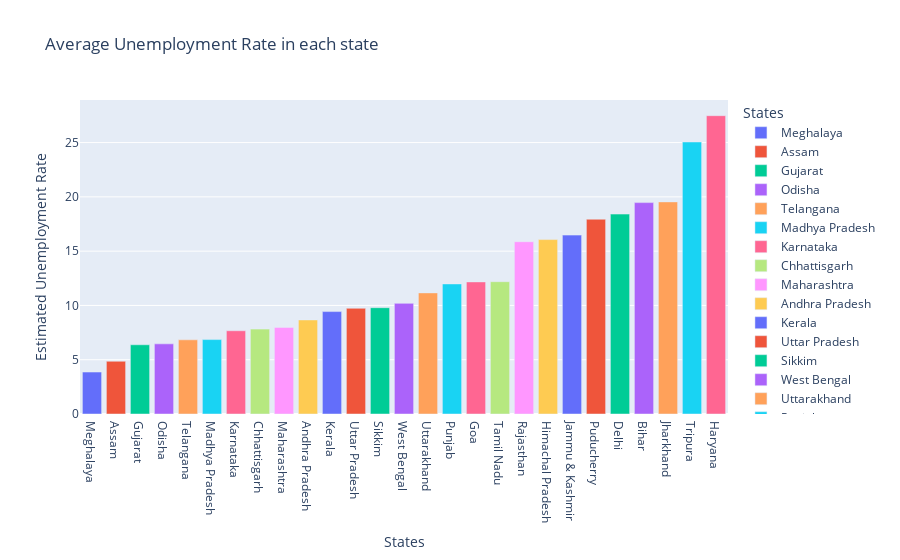

Here is the notebook cell this chart was saved with:
### Code cell
# Create a bar chart of average unemployment rate by state

plot_ump = df[['Estimated Unemployment Rate', 'States']]
df_unemp = plot_ump.groupby('States').mean().reset_index()
df_unemp = df_unemp.sort_values('Estimated Unemployment Rate')
fig = px.bar(df_unemp, x='States', y='Estimated Unemployment Rate', color='States',
             title='Average Unemployment Rate in each state', template='plotly')
fig.show()

### Figure 1 — Plotly figure (JSON) as saved in the notebook; plotly's stock layout.template omitted (floating-point values rounded to 4 significant figures)
{"data": [{"alignmentgroup": "True", "hovertemplate": "States=%{x}<br>Estimated Unemployment Rate=%{y}<extra></extra>", "legendgroup": "Meghalaya", "marker": {"color": "#636efa", "pattern": {"shape": ""}}, "name": "Meghalaya", "offsetgroup": "Meghalaya", "orientation": "v", "showlegend": true, "textposition": "auto", "type": "bar", "x": ["Meghalaya"], "xaxis": "x", "y": [3.866], "yaxis": "y"}, {"alignmentgroup": "True", "hovertemplate": "States=%{x}<br>Estimated Unemployment Rate=%{y}<extra></extra>", "legendgroup": "Assam", "marker": {"color": "#EF553B", "pattern": {"shape": ""}}, "name": "Assam", "offsetgroup": "Assam", "orientation": "v", "showlegend": true, "textposition": "auto", "type": "bar", "x": ["Assam"], "xaxis": "x", "y": [4.856], "yaxis": "y"}, {"alignmentgroup": "True", "hovertemplate": "States=%{x}<br>Estimated Unemployment Rate=%{y}<extra></extra>", "legendgroup": "Gujarat", "marker": {"color": "#00cc96", "pattern": {"shape": ""}}, "name": "Gujarat", "offsetgroup": "Gujarat", "orientation": "v", "showlegend": true, "textposition": "auto", "type": "bar", "x": ["Gujarat"], "xaxis": "x", "y": [6.376], "yaxis": "y"}, {"alignmentgroup": "True", "hovertemplate": "States=%{x}<br>Estimated Unemployment Rate=%{y}<extra></extra>", "legendgroup": "Odisha", "marker": {"color": "#ab63fa", "pattern": {"shape": ""}}, "name": "Odisha", "offsetgroup": "Odisha", "orientation": "v", "showlegend": true, "textposition": "auto", "type": "bar", "x": ["Odisha"], "xaxis": "x", "y": [6.462], "yaxis": "y"}, {"alignmentgroup": "True", "hovertemplate": "States=%{x}<br>Estimated Unemployment Rate=%{y}<extra></extra>", "legendgroup": "Telangana", "marker": {"color": "#FFA15A", "pattern": {"shape": ""}}, "name": "Telangana", "offsetgroup": "Telangana", "orientation": "v", "showlegend": true, "textposition": "auto", "type": "bar", "x": ["Telangana"], "xaxis": "x", "y": [6.833], "yaxis": "y"}, {"alignmentgroup": "True", "hovertemplate": "States=%{x}<br>Estimated Unemployment Rate=%{y}<extra></extra>", "legendgroup": "Madhya Pradesh", "marker": {"color": "#19d3f3", "pattern": {"shape": ""}}, "name": "Madhya Pradesh", "offsetgroup": "Madhya Pradesh", "orientation": "v", "showlegend": true, "textposition": "auto", "type": "bar", "x": ["Madhya Pradesh"], "xaxis": "x", "y": [6.854], "yaxis": "y"}, {"alignmentgroup": "True", "hovertemplate": "States=%{x}<br>Estimated Unemployment Rate=%{y}<extra></extra>", "legendgroup": "Karnataka", "marker": {"color": "#FF6692", "pattern": {"shape": ""}}, "name": "Karnataka", "offsetgroup": "Karnataka", "orientation": "v", "showlegend": true, "textposition": "auto", "type": "bar", "x": ["Karnataka"], "xaxis": "x", "y": [7.668], "yaxis": "y"}, {"alignmentgroup": "True", "hovertemplate": "States=%{x}<br>Estimated Unemployment Rate=%{y}<extra></extra>", "legendgroup": "Chhattisgarh", "marker": {"color": "#B6E880", "pattern": {"shape": ""}}, "name": "Chhattisgarh", "offsetgroup": "Chhattisgarh", "orientation": "v", "showlegend": true, "textposition": "auto", "type": "bar", "x": ["Chhattisgarh"], "xaxis": "x", "y": [7.819], "yaxis": "y"}, {"alignmentgroup": "True", "hovertemplate": "States=%{x}<br>Estimated Unemployment Rate=%{y}<extra></extra>", "legendgroup": "Maharashtra", "marker": {"color": "#FF97FF", "pattern": {"shape": ""}}, "name": "Maharashtra", "offsetgroup": "Maharashtra", "orientation": "v", "showlegend": true, "textposition": "auto", "type": "bar", "x": ["Maharashtra"], "xaxis": "x", "y": [7.979], "yaxis": "y"}, {"alignmentgroup": "True", "hovertemplate": "States=%{x}<br>Estimated Unemployment Rate=%{y}<extra></extra>", "legendgroup": "Andhra Pradesh", "marker": {"color": "#FECB52", "pattern": {"shape": ""}}, "name": "Andhra Pradesh", "offsetgroup": "Andhra Pradesh", "orientation": "v", "showlegend": true, "textposition": "auto", "type": "bar", "x": ["Andhra Pradesh"], "xaxis": "x", "y": [8.664], "yaxis": "y"}, {"alignmentgroup": "True", "hovertemplate": "States=%{x}<br>Estimated Unemployment Rate=%{y}<extra></extra>", "legendgroup": "Kerala", "marker": {"color": "#636efa", "pattern": {"shape": ""}}, "name": "Kerala", "offsetgroup": "Kerala", "orientation": "v", "showlegend": true, "textposition": "auto", "type": "bar", "x": ["Kerala"], "xaxis": "x", "y": [9.434], "yaxis": "y"}, {"alignmentgroup": "True", "hovertemplate": "States=%{x}<br>Estimated Unemployment Rate=%{y}<extra></extra>", "legendgroup": "Uttar Pradesh", "marker": {"color": "#EF553B", "pattern": {"shape": ""}}, "name": "Uttar Pradesh", "offsetgroup": "Uttar Pradesh", "orientation": "v", "showlegend": true, "textposition": "auto", "type": "bar", "x": ["Uttar Pradesh"], "xaxis": "x", "y": [9.737], "yaxis": "y"}, {"alignmentgroup": "True", "hovertemplate": "States=%{x}<br>Estimated Unemployment Rate=%{y}<extra></extra>", "legendgroup": "Sikkim", "marker": {"color": "#00cc96", "pattern": {"shape": ""}}, "name": "Sikkim", "offsetgroup": "Sikkim", "orientation": "v", "showlegend": true, "textposition": "auto", "type": "bar", "x": ["Sikkim"], "xaxis": "x", "y": [9.793], "yaxis": "y"}, {"alignmentgroup": "True", "hovertemplate": "States=%{x}<br>Estimated Unemployment Rate=%{y}<extra></extra>", "legendgroup": "West Bengal", "marker": {"color": "#ab63fa", "pattern": {"shape": ""}}, "name": "West Bengal", "offsetgroup": "West Bengal", "orientation": "v", "showlegend": true, "textposition": "auto", "type": "bar", "x": ["West Bengal"], "xaxis": "x", "y": [10.19], "yaxis": "y"}, {"alignmentgroup": "True", "hovertemplate": "States=%{x}<br>Estimated Unemployment Rate=%{y}<extra></extra>", "legendgroup": "Uttarakhand", "marker": {"color": "#FFA15A", "pattern": {"shape": ""}}, "name": "Uttarakhand", "offsetgroup": "Uttarakhand", "orientation": "v", "showlegend": true, "textposition": "auto", "type": "bar", "x": ["Uttarakhand"], "xaxis": "x", "y": [11.16], "yaxis": "y"}, {"alignmentgroup": "True", "hovertemplate": "States=%{x}<br>Estimated Unemployment Rate=%{y}<extra></extra>", "legendgroup": "Punjab", "marker": {"color": "#19d3f3", "pattern": {"shape": ""}}, "name": "Punjab", "offsetgroup": "Punjab", "orientation": "v", "showlegend": true, "textposition": "auto", "type": "bar", "x": ["Punjab"], "xaxis": "x", "y": [11.98], "yaxis": "y"}, {"alignmentgroup": "True", "hovertemplate": "States=%{x}<br>Estimated Unemployment Rate=%{y}<extra></extra>", "legendgroup": "Goa", "marker": {"color": "#FF6692", "pattern": {"shape": ""}}, "name": "Goa", "offsetgroup": "Goa", "orientation": "v", "showlegend": true, "textposition": "auto", "type": "bar", "x": ["Goa"], "xaxis": "x", "y": [12.17], "yaxis": "y"}, {"alignmentgroup": "True", "hovertemplate": "States=%{x}<br>Estimated Unemployment Rate=%{y}<extra></extra>", "legendgroup": "Tamil Nadu", "marker": {"color": "#B6E880", "pattern": {"shape": ""}}, "name": "Tamil Nadu", "offsetgroup": "Tamil Nadu", "orientation": "v", "showlegend": true, "textposition": "auto", "type": "bar", "x": ["Tamil Nadu"], "xaxis": "x", "y": [12.19], "yaxis": "y"}, {"alignmentgroup": "True", "hovertemplate": "States=%{x}<br>Estimated Unemployment Rate=%{y}<extra></extra>", "legendgroup": "Rajasthan", "marker": {"color": "#FF97FF", "pattern": {"shape": ""}}, "name": "Rajasthan", "offsetgroup": "Rajasthan", "orientation": "v", "showlegend": true, "textposition": "auto", "type": "bar", "x": ["Rajasthan"], "xaxis": "x", "y": [15.87], "yaxis": "y"}, {"alignmentgroup": "True", "hovertemplate": "States=%{x}<br>Estimated Unemployment Rate=%{y}<extra></extra>", "legendgroup": "Himachal Pradesh", "marker": {"color": "#FECB52", "pattern": {"shape": ""}}, "name": "Himachal Pradesh", "offsetgroup": "Himachal Pradesh", "orientation": "v", "showlegend": true, "textposition": "auto", "type": "bar", "x": ["Himachal Pradesh"], "xaxis": "x", "y": [16.07], "yaxis": "y"}, {"alignmentgroup": "True", "hovertemplate": "States=%{x}<br>Estimated Unemployment Rate=%{y}<extra></extra>", "legendgroup": "Jammu & Kashmir", "marker": {"color": "#636efa", "pattern": {"shape": ""}}, "name": "Jammu & Kashmir", "offsetgroup": "Jammu & Kashmir", "orientation": "v", "showlegend": true, "textposition": "auto", "type": "bar", "x": ["Jammu & Kashmir"], "xaxis": "x", "y": [16.48], "yaxis": "y"}, {"alignmentgroup": "True", "hovertemplate": "States=%{x}<br>Estimated Unemployment Rate=%{y}<extra></extra>", "legendgroup": "Puducherry", "marker": {"color": "#EF553B", "pattern": {"shape": ""}}, "name": "Puducherry", "offsetgroup": "Puducherry", "orientation": "v", "showlegend": true, "textposition": "auto", "type": "bar", "x": ["Puducherry"], "xaxis": "x", "y": [17.94], "yaxis": "y"}, {"alignmentgroup": "True", "hovertemplate": "States=%{x}<br>Estimated Unemployment Rate=%{y}<extra></extra>", "legendgroup": "Delhi", "marker": {"color": "#00cc96", "pattern": {"shape": ""}}, "name": "Delhi", "offsetgroup": "Delhi", "orientation": "v", "showlegend": true, "textposition": "auto", "type": "bar", "x": ["Delhi"], "xaxis": "x", "y": [18.41], "yaxis": "y"}, {"alignmentgroup": "True", "hovertemplate": "States=%{x}<br>Estimated Unemployment Rate=%{y}<extra></extra>", "legendgroup": "Bihar", "marker": {"color": "#ab63fa", "pattern": {"shape": ""}}, "name": "Bihar", "offsetgroup": "Bihar", "orientation": "v", "showlegend": true, "textposition": "auto", "type": "bar", "x": ["Bihar"], "xaxis": "x", "y": [19.47], "yaxis": "y"}, {"alignmentgroup": "True", "hovertemplate": "States=%{x}<br>Estimated Unemployment Rate=%{y}<extra></extra>", "legendgroup": "Jharkhand", "marker": {"color": "#FFA15A", "pattern": {"shape": ""}}, "name": "Jharkhand", "offsetgroup": "Jharkhand", "orientation": "v", "showlegend": true, "textposition": "auto", "type": "bar", "x": ["Jharkhand"], "xaxis": "x", "y": [19.54], "yaxis": "y"}, {"alignmentgroup": "True", "hovertemplate": "States=%{x}<br>Estimated Unemployment Rate=%{y}<extra></extra>", "legendgroup": "Tripura", "marker": {"color": "#19d3f3", "pattern": {"shape": ""}}, "name": "Tripura", "offsetgroup": "Tripura", "orientation": "v", "showlegend": true, "textposition": "auto", "type": "bar", "x": ["Tripura"], "xaxis": "x", "y": [25.05], "yaxis": "y"}, {"alignmentgroup": "True", "hovertemplate": "States=%{x}<br>Estimated Unemployment Rate=%{y}<extra></extra>", "legendgroup": "Haryana", "marker": {"color": "#FF6692", "pattern": {"shape": ""}}, "name": "Haryana", "offsetgroup": "Haryana", "orientation": "v", "showlegend": true, "textposition": "auto", "type": "bar", "x": ["Haryana"], "xaxis": "x", "y": [27.48], "yaxis": "y"}], "layout": {"barmode": "relative", "legend": {"title": {"text": "States"}, "tracegroupgap": 0}, "title": {"text": "Average Unemployment Rate in each state"}, "xaxis": {"anchor": "y", "categoryarray": ["Meghalaya", "Assam", "Gujarat", "Odisha", "Telangana", "Madhya Pradesh", "Karnataka", "Chhattisgarh", "Maharashtra", "Andhra Pradesh", "Kerala", "Uttar Pradesh", "Sikkim", "West Bengal", "Uttarakhand", "Punjab", "Goa", "Tamil Nadu", "Rajasthan", "Himachal Pradesh", "Jammu & Kashmir", "Puducherry", "Delhi", "Bihar", "Jharkhand", "Tripura", "Haryana"], "categoryorder": "array", "domain": [0, 1], "title": {"text": "States"}}, "yaxis": {"anchor": "x", "domain": [0, 1], "title": {"text": "Estimated Unemployment Rate"}}}}
